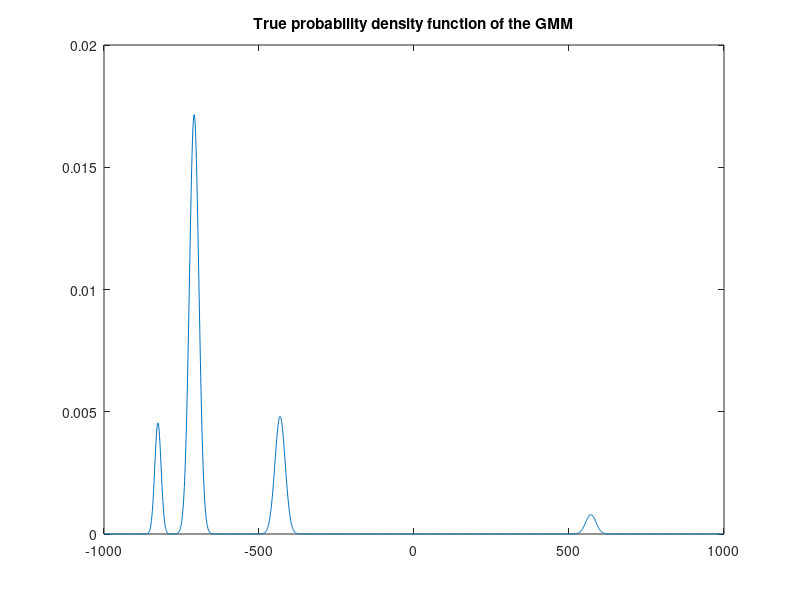
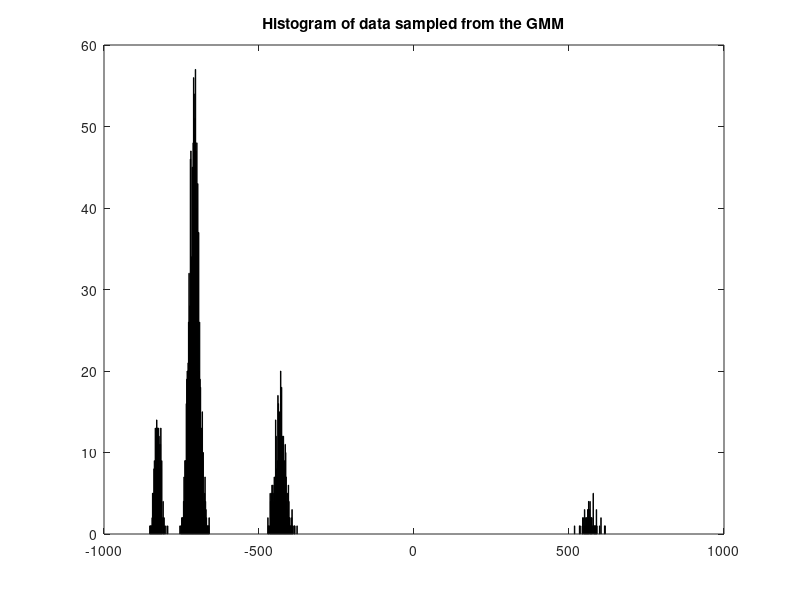

Write the MATLAB code that produced these figures, in order.
data_range=[-1000,1000];
sigma_range=[100,300];
data_size=2000;
n_gaussians=4;

for t_num = 1:20
    % Create path
    rel_path = ['results/c', num2str(n_gaussians), '_t', num2str(t_num), '/'];
    if ~exist(rel_path, 'dir')
      mkdir(rel_path);
    end

    weights=rand(n_gaussians,1);
    weights = weights./sum(weights);
    means=zeros(n_gaussians,1);
    sigmas=zeros(1,1,n_gaussians);
    for i=1:n_gaussians
        means(i)=data_range(1)+(data_range(2)-data_range(1))*rand(1);
        sigmas(1,1,i)=sigma_range(1)+(sigma_range(2)-sigma_range(1))*rand(1);
    end
    gmm=gmdistribution(means,sigmas,weights);
    X=(data_range(1):1:data_range(2)).';
    Y=pdf(gmm,X);
    figure(10),plot(X,Y); title('True probability density function of the GMM');

    fileID = fopen([rel_path,'gmm.txt'],'w');
    sampled_data = random(gmm,data_size);
    for i=1:data_size
        fprintf(fileID,'%f\n',sampled_data(i));
    end
    fclose(fileID);
    figure(20), hist(sampled_data,1000); title('Histogram of data sampled from the GMM');

    % Print out the means/sigmas/weights for comparison
    resFile = fopen([rel_path,'orig_ms.txt'],'w');
    fprintf(resFile, 'MEANS\n');
    for i=1:n_gaussians
        fprintf(resFile, '%f\n', means(i));
    end
    fprintf(resFile, '\nSIGMAS\n');
    for i=1:n_gaussians
        fprintf(resFile, '%f\n', sigmas(1,1,i));
    end
    fprintf(resFile, '\nWEIGHTS\n');
    for i=1:n_gaussians
        fprintf(resFile, '%f\n', weights(i));
    end

    fclose(resFile);
end
